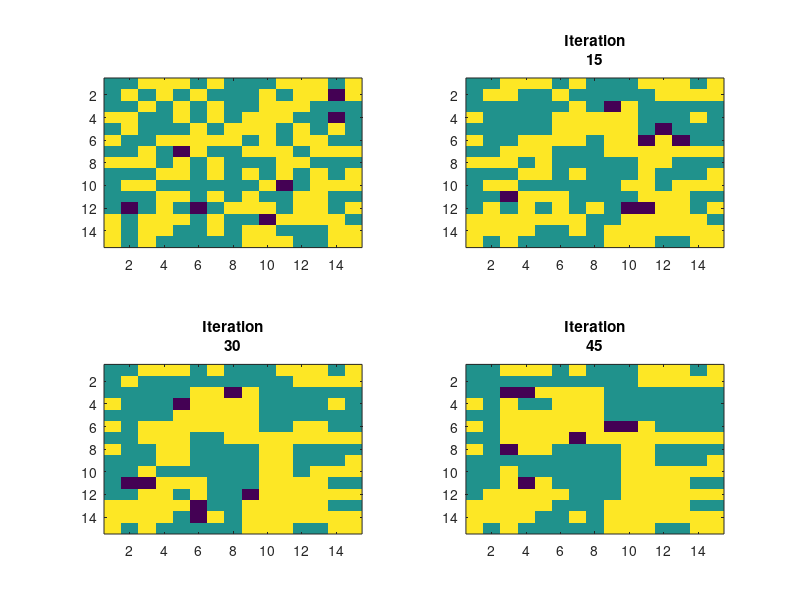

Write the MATLAB code that produced this figure.
%% Set up the grid

clear all;
clc;

Board=zeros(15,15); 
Iteration_Count=0;
%110 White (1 indicates white)
i=1;
while i<110

Col = randi(size(Board, 2));
Row = randi(size(Board, 1));
if Board(Col,Row)==0
    Board(Col,Row)=1;
    i=i+1;
else
end
end

%110 Black (2 indicates black)

j=1;
while j<110

Col = randi(size(Board, 2));
Row = randi(size(Board, 1));
if Board(Col,Row)==0
    Board(Col,Row)=2;
    j=j+1;
else
end
end

figure
subplot(2,2,1)
Plot_0=imagesc(Board);

for ij=1:45
%% Spot unoccupied houses



Non_Occupied=zeros(5,2);
Non_Index=1;

for i=1:15
    for j=1:15
        if Board(i,j)==0
            
            Non_Occupied(Non_Index,1)=i;
            Non_Occupied(Non_Index,2)=j;
            if Non_Index<5
            Non_Index=Non_Index+1;
            
            end
        else
        end
    end
end

%% Evaluate position

Movers_Location=zeros(15,15);
Movers_Count=0;

for i=1:15
    for j=1:15
       Self=Board(i,j);
       %Evaluate at Borders
       if i==1||j==1||i==15||j==15
           
          % if i==1
          %Elseif for every border possibility     
           
       else
       %Evaluate interior
       
           %Get neighboring values
           Upper_N=Board(i-1,j);
           Lower_N=Board(i+1,j);
           Left_N=Board(i,j+1);
           Right_N=Board(i,j+1);

           %Compare to neighbors
           Neigh=zeros(4,1);
           Neigh(1,1)=double((Self==Upper_N));
           Neigh(2,1)=double((Self==Lower_N));
           Neigh(3,1)=double((Self==Left_N));
           Neigh(4,1)=double((Self==Right_N));
           
           %Same_Upper=double((Self==Upper_N));
           %Same_Lower=double((Self==Lower_N));
           %Same_Left=double((Self==Left_N));
           %Same_Right=double((Self==Right_N));
           
           %at least 35% must be equal to not move
           Neigh_Eval=sum(Neigh)/4;
           
          if Neigh_Eval<0.35
              Movers_Location(i,j)=1; %everyone with a one wants to move
              Movers_Count=Movers_Count+1;
          end
           
       
       end
    end
end

%% Only five households are allowed to move each period (since only five houses are unoccupied)

Allowed_Movers=zeros(5,1); 
Allowed_Movers_Pos=zeros(5,2);
Want_to_Move=zeros(Movers_Count,2);
k=1;
for i=1:15
    for j=1:15
       if Movers_Location(i,j)==1 
           %Store to movers
           
      
           Want_to_Move(k,1)=i;
           Want_to_Move(k,2)=j;
           
           k=k+1;
       end
    end
end

%Pick five movers

for i=1:5
Allowed_Movers(i,1) = randi(Movers_Count);
end

for i=1:5
    Allowed_Movers_Pos(i,1)=Want_to_Move(Allowed_Movers(i,1),1);
    Allowed_Movers_Pos(i,2)=Want_to_Move(Allowed_Movers(i,1),2);
end

%% Let the five households move to a random unoccupied house

Moves_To=zeros(5,2);
Unoccupied_NowOccupied=zeros(5,1);
i=1;

while i<6
    
    Row=randi(5);
    if ismember(Row,Unoccupied_NowOccupied)==0
    Unoccupied_NowOccupied(i,1)=Row;
     
    Moves_To(i,1)=Non_Occupied(Row,1);
    Moves_To(i,2)=Non_Occupied(Row,2);
    i=i+1;
    end
    
end

%Set new location of selected movers to zero, set unoccupied houses to new
%values

for i=1:5
    Board(Non_Occupied(i,1),Non_Occupied(i,2))=Board(Allowed_Movers_Pos(i,1),Allowed_Movers_Pos(i,2));
    Board(Allowed_Movers_Pos(i,1),Allowed_Movers_Pos(i,2))=0;
end

Iteration_Count=Iteration_Count+1;
Title= ['Iteration' num2cell(Iteration_Count)];

if ij==15
    subplot(2,2,2)
    Plot_1=imagesc(Board);
    title(Title)
elseif ij== 30
    subplot(2,2,3)
    Plot_2=imagesc(Board);
    title(Title)
elseif ij== 45
    subplot(2,2,4)
    Plot_3=imagesc(Board);
    title(Title)
        
end
        
end
